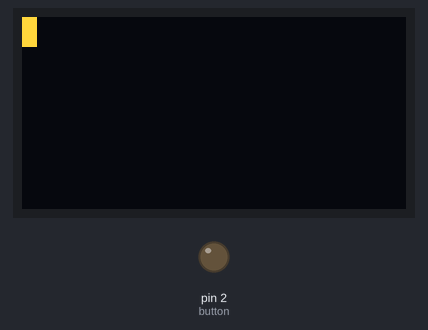
Bench run of a program on a simulated MicroPython board. On the bench: 128×64 one-colour display, output pins drawn as LEDs (lit = HIGH). The OLED is the two-colour kind (top 16 rows yellow); library files of the repository ran but are not shown: sh1106.py.

Above: at 1.1 s.
At 5.2 s:
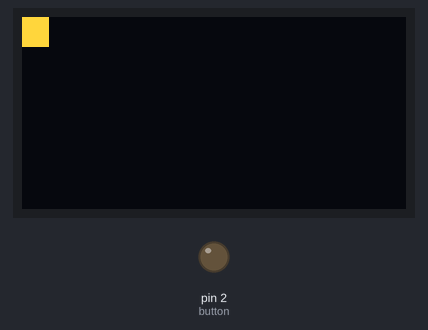
At 10.4 s:
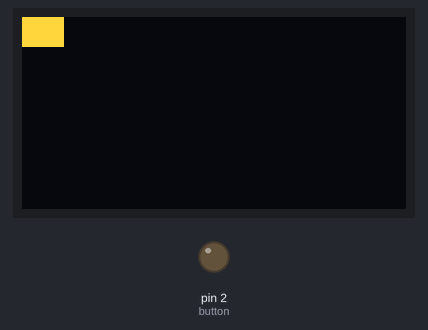
At 19.6 s:
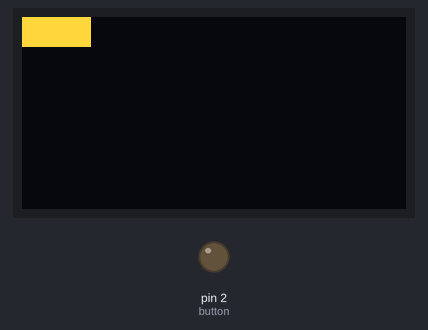
At 28.9 s:
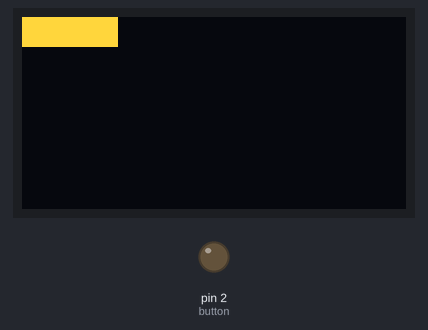
At 38.1 s:
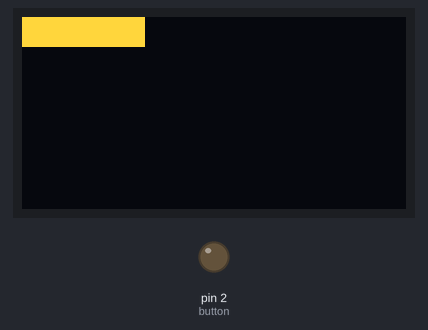

The program:

main.py
```python
# -*- coding: utf-8 -*-

from libs.sh1106 import SH1106_I2C
from machine import Pin, SoftI2C
import time

i2c = SoftI2C(scl=Pin(16), sda=Pin(17))
oled = SH1106_I2C(128, 64, i2c)

OLED_WIDTH = 128
OLED_HEIGHT = 64

button = Pin(2, Pin.OUT)


def clean():
    pass


def show_bar(delay, start):
    """show progress bar"""

    oled.fill_rect(start[0], start[1], 4, 10, 1)

    step = delay // OLED_WIDTH
    step = step if step > 1 else 1

    for _ in range(OLED_WIDTH):
        oled.scroll(1, 0)
        time.sleep(step)
        oled.show()


while True:

    show_bar(60, [0, 0])
```
